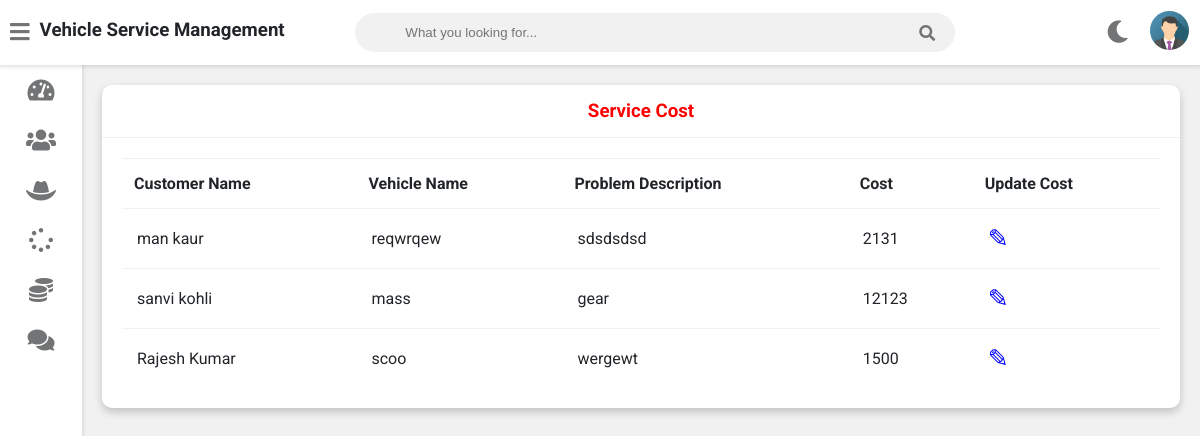
The app's page /admin-view-service-cost (signed in) with its own data.
### vehicle/models.py (models this page shows, shortened)
class Customer(models.Model):
    user=models.OneToOneField(User,on_delete=models.CASCADE)
    profile_pic= models.ImageField(upload_to='profile_pic/CustomerProfilePic/',null=True,blank=True)
    address = models.CharField(max_length=40)
    mobile = models.CharField(max_length=20,null=False)
    @property
    def get_name(self):
        return self.user.first_name+" "+self.user.last_name
    def __str__(self):
        return self.user.first_name

class Request(models.Model):
    cat=(('two wheeler with gear','two wheeler with gear'),('two wheeler without gear','two wheeler without gear'),('three wheeler','three wheeler'),('four wheeler','four wheeler'))
    category=models.CharField(max_length=50,choices=cat)
    vehicle_no=models.PositiveIntegerField(null=False)
    vehicle_name = models.CharField(max_length=40,null=False)
    vehicle_model = models.CharField(max_length=40,null=False)
    vehicle_brand = models.CharField(max_length=40,null=False)
    problem_description = models.CharField(max_length=500,null=False)
    date=models.DateField(auto_now=True)
    cost=models.PositiveIntegerField(null=True)
    customer=models.ForeignKey('Customer', on_delete=models.CASCADE,null=True)
    mechanic=models.ForeignKey('Mechanic',on_delete=models.CASCADE,null=True)
    stat=(('Pending','Pending'),('Approved','Approved'),('Repairing','Repairing'),('Repairing Done','Repairing Done'),('Released','Released'))
    status=models.CharField(max_length=50,choices=stat,default='Pending',null=True)

### vehicle/views.py (the view)
# urls.py: path('admin-view-service-cost',views.admin_view_service_cost_view,name='admin-view-service-cost'),
@login_required(login_url='adminlogin')
def admin_view_service_cost_view(request):
    enquiry=models.Request.objects.all().order_by('-id')
    customers=[]
    for enq in enquiry:
        customer=models.Customer.objects.get(id=enq.customer_id)
        customers.append(customer)
    print(customers)
    return render(request,'vehicle/admin_view_service_cost.html',{'data':zip(customers,enquiry)})

### templates/vehicle/admin_view_service_cost.html
{% extends 'vehicle/adminbase.html' %}
{% block content %}
	<div class="wrapper">
		<div class="row">
			<div class="col-12 col-m-12 col-sm-12">
				<div class="card">
					<div class="card-header">
						<h3 style="color:red; text-align:center" >Service Cost
						</h3>
					</div>
					<div class="card-content">
						<table>
							<thead>
                <tr>
                  <th>Customer Name</th>
                  <th>Vehicle Name</th>
                  <th>Problem Description</th>
                  <th>Cost</th>
                  <th>Update Cost</th>
                </tr>
							</thead>
							<tbody>
                {% for c,r in data %}
                <tr>
                  <td> {{c.get_name}}</td>
                  <td> {{r.vehicle_name}}</td>
                  <td>{{r.problem_description}}</td>
                  <td>{{r.cost}}</td>
                  <td><a  style="color:blue; text-decoration:none;font-size:25px;" href="{% url 'update-cost' r.id  %}">&#9998;</a></td>
                </tr>
                {% endfor %}
							</tbody>
						</table>
					</div>
				</div>
			</div>
		</div>
<br><br><br><br><br><br><br><br><br><br><br><br><br><br><br><br>
	</div>
{% endblock content %}

### records on screen
Customer: get_name "man kaur", vehicle_name "reqwrqew", problem_description "sdsdsdsd", cost "2131"
Customer: get_name "sanvi kohli", vehicle_name "mass", problem_description "gear", cost "12123"
Customer: get_name "Rajesh Kumar", vehicle_name "scoo", problem_description "wergewt", cost "1500"
